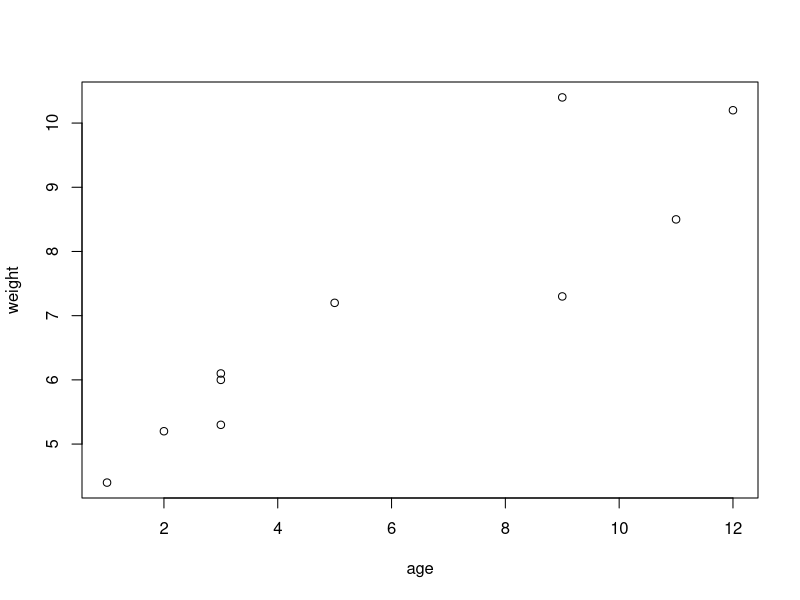
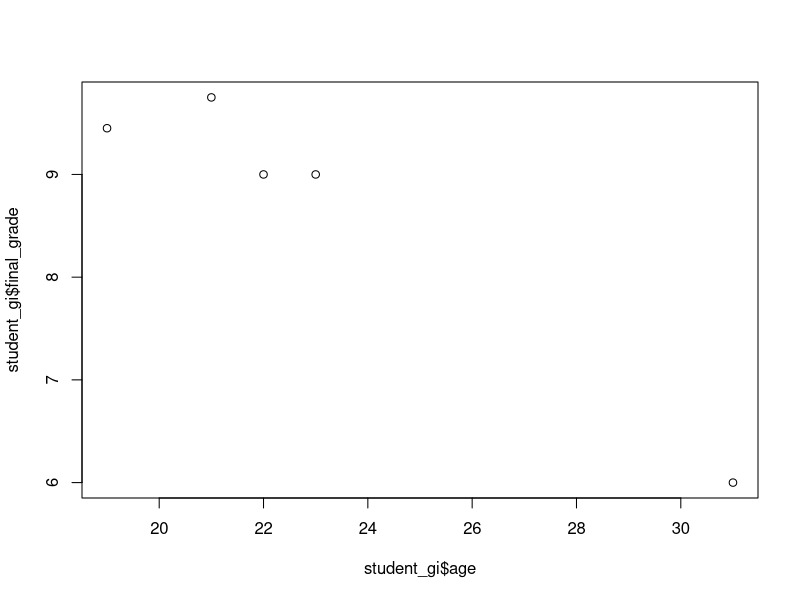

R code for these plots, in order: (Note: this script raises an error after producing the figures.)
############################################################################
###                         Al.I. Cuza University of Iași                ###
###            Faculty of Economics and Business Administration          ###
###       Department of Accounting, Information Systems and Statistics   ###
############################################################################
###
############################################################################
###             Data Processing/Analysis/Science with R                  ###
############################################################################
###
############################################################################
###                      1c. Data Structures in R                        ###
### See also the presentation:
### https://github.com/marinfotache/Data-Processing-Analysis-Science-with-R/blob/master/01%20R_Introduction_Data%20Structures/01c_Data_Structures.pptx
############################################################################
## last update: 28.09.2018



#############################################################################
###             				vectors in R
#############################################################################

## Vector is a collection of elements, all of the same type
##  There are not rows and columns in a vector, but just elements 
x <- 1
x <-  c(1, 3, 5, 7, 25, -13, 47)
x
class(x)

y <- c("one", "two", "three", "eight")  
y

z <- c(TRUE, FALSE, TRUE, TRUE, FALSE, TRUE)
z

w <- c( 1, 'unu', FALSE)
class(w)
w

# Vectors can also be created with a sequence
ten_integers.1 <- 5:14
ten_integers.1
# or
(ten_integers.2 <- seq(from=5, to=14, by=1))
#ten_integers.2

(ten_integers.3 <- 5:14)


# descending vector
seq(from=5, to=-5, by=-1)



# combine sequences and c function
a_vector <- c( 2:4, 8:14) 
a_vector [5]

## generating a vector with dates between 29 september and 2 october
# as "pure" dates 
seq(as.Date("2014/09/29"), by = "day", length.out = 4)
# or
seq(as.Date("2014/09/29"), as.Date("2014/10/02"), "days")

# as timestamps
seq(c(ISOdate(2014,9,29)), by = "DSTday", length.out = 4) 
#
x <- as.POSIXct("2014-09-25 23:59:59", tz="Turkey")
format(seq(x, by="day", length.out=8), "%Y-%m-%d %Z")
#
d1 <- ISOdate(year=2014,month=9,day=25,tz="GMT")
seq(from=d1,by="day",length.out=8)

# there are many other ways of creating vectors
# example: creates a vector object named x containing 
# five random values drawn from a standard normal distribution
x <- rnorm(5)
x
x <- rnorm(5)
x

# another example: creates a vector object named x.rep using
#   function "rep" (repeat): sequence (5, 7, 11) repeated three times
x.rep <- rep(c(5, 7, 11), 3)
x.rep

# compare with another version which uses "each" clause
x.rep.2 <- rep(c(5, 7, 11), each=2, times=3)
x.rep.2


## some vectors are build-in (system defined)
letters
LETTERS
month.name
state.name
state.area


#################################################################
###                         factors in R (part 1)

## factors are nominal variables whose values have a number of levels

## factors are the main way to represent a nominal scale variable


# ex: a vector containing genre of students group
#  initially, both vectors are strings
names <- c( "Popescu I. Valeria", "Ionescu V. Viorel", 
     "Genete I. Aurelia", "Lazar T. Ionut", 
     "Sadovschi V. Iuliana", "Dominte I. Nicoleta")
genre <- c("Female", "Male", "Female", "Male", 
     "Female", "Female" )
class(names)
class(genre)
unclass(names)
unclass(genre)

# as genre can have only two values, Female and Male, it is advisable
#  to convert genre into a factor 
genre <- as.factor(genre)
class(genre)
unclass(genre)

# if a non existing value is added in vector "genre", it is 
#   automatically converted back into character  
genre <- c(genre, "Boy")
class(genre)
unclass(genre)

# re-create and re-convert into factor the vector genre
genre <- c("Female", "Male", "Female", "Male", 
     "Female", "Female" )
genre <- as.factor(genre)

# ... to be continued


###################################################################
###  Useful functions for vectors; how to access vector elements

# display data type and values of vector elements
class(ten_integers.1)
unclass(ten_integers.1)
typeof(ten_integers.1)

# internally, factor levels are stored as integers
class(genre)
unclass(genre)
typeof(genre)


# return number of elements in a vector
length(ten_integers.1)

length(letters)


## qualifying (addressing) vector elements

# first element in vector ten_integers.1
ten_integers.1 [1]

# last element in vector ten_integers.1
ten_integers.1 [length(ten_integers.1)]

# first three elements in vector ten_integers.1
ten_integers.1 [1:3]
# last three elements in vector ten_integers.1
ten_integers.1 [(length(ten_integers.1)-2) : length(ten_integers.1)]

ten_integers.1 [ length(ten_integers.1) : (length(ten_integers.1)-2)]

# first, third, fifth and sixth elements in vector ten_integers.1
ten_integers.1 [c(1, 3, 5, 6)]


# first three and last three elements in vector ten_integers.1
ten_integers.1 [c( 1:3, (length(ten_integers.1)-2) : length(ten_integers.1))]

## indices of elements can be qualified with other vectors 
# first, third, fifth and sixth elements in vector ten_integers.1
ind <- c(1, 3, 5, 6)
ind
ten_integers.1
ten_integers.1 [ind]


## excluding some elements from vectors

# excluding first element
ten_integers.1 [-1]

# excluding first three elements
ten_integers.1 [-(1:3)]

# excluding first, third, anf fourth elements
ten_integers.1 [-(c(1,3,4))]

# excluding first three elements plus elements 6 amnd 8
ten_integers.1 [-(c(1:3,6,8))]

# excluding first two and last two elements
ten_integers.1 [-c((1:2), (length(ten_integers.1)-1) : length(ten_integers.1))]


## filtering 

# filter vector elements - select only elements greater than 10
ten_integers.1 [ten_integers.1 > 10]


for (i in 1:length(ten_integers.1))
{
     if (ten_integers.1[i] > 10)
          print(ten_integers.1[i])
}     



# how many elementes are greater than 10 ?
length(ten_integers.1 [ten_integers.1 > 10])

# display INDICES of elements greater than 10
which (ten_integers.1 > 10)

# filter vector elements - select only elements greater than 10 - ver 2
ind <- which (ten_integers.1 > 10)
ten_integers.1 [ind]

# sorting a vector
names <- c( "Popescu I. Valeria", "Ionescu V. Viorel", 
     "Genete I. Aurelia", "Lazar T. Ionut", 
     "Sadovschi V. Iuliana", "Dominte I. Nicoleta")
names <- sort(names)
names

# sorting a vector in descending order
names.desc <- rev(sort(names))
names.desc


###################################################################
###            R is a vectorized language

# one of the nicest thing about vectors: operations are automatically applied 
#   on each element of the vector without looping among vector elements
num.vec.1 <-  c(1, 3, 5, 7, 25, -13, 47)
num.vec.2 <- num.vec.1 + 100
num.vec.2

date.vec.1 <- c ("2013-10-01", "2013-10-03", "2013-10-10")
# for the moment, vector date.vec.1 is displayed as a string vector
date.vec.1
class(date.vec.1)
# use as.Date() to convert all of the vector elements into dates
date.vec.1 <- as.Date(date.vec.1)
date.vec.1
class(date.vec.1)


## operations can be applied on two or more vectors
num.vec.3 <- num.vec.1 + num.vec.2
num.vec.3

## compare a vector with a value
x
x >= 0
x.1 <- x >= 0
x.1

## testing if at least one of the vector elements fulfils the predicate 
##   function "any"
x
any(x > 0)

## testing if all the vector elements fulfill the predicate - function "all" 
all(x > 0)
all(x > -25)

## for a string (character) vector, display the number of characters 
##   for each element
y 
nchar(y)

## it is possible to provide a name for each vector element
num_ro = c (one = "unu", two="doi", three="trei", four="patru")
num_ro
# the same result can be accomplished with:
num_ro = c ("unu", "doi", "trei", "patru")
num_ro
names(num_ro) = c ("one", "two", "three", "four")
num_ro

###
###   Descriptive statistics functions can be applied to vectors

# create a vector (age) containing the age of 10 people
age <- c(1,3,5,2,11,9,3,9,12,3)
# create another vector (weight) containing the weight of above people 
#   (Kabacoff, 2011)
weight <- c(4.4,5.3,7.2,5.2,8.5,7.3,6.0,10.4,10.2,6.1)
weight
# if Kabacoff were used US metric system, we had convert the weight 
#    from lbs into kg
weight.lbs <- weight
weight.kg <- weight.lbs * 0.454

# compute the mean of people's weight
mean.weight = mean(weight)
mean.weight

# compute the standard deviation of people's weight
sd.weight = sd(weight)
sd.weight

# compute correlation between age and weight
cor.age_weight = cor(age,weight)
cor.age_weight

# display a scatterplot of weight (y) vs. age (x)
plot(age,weight)



#############################################################################
###                                matrices in R
#############################################################################

##  a matrice is a bidimensional vector
##  all matrice elements must be of the same type 

#  m1 is a 5 x 4 matrix
m.1 <- matrix(1:20, nrow=5, ncol=4)
m.1

# m.2 is a 2 x 2 matrix, filled by rows
cells <- c(1,26,24,68)
rownames <- c("Row1", "Row2")
colnames <- c("Col1", "Col2") 
m.2 <- matrix(cells, nrow=2, ncol=2, byrow=TRUE, 
	dimnames=list(rownames, colnames))
m.2

# m.3 is a 2 x 2 matrix, filled by columns
# list is a data structure presented after data frame
m.3 <- matrix(cells, nrow=2, ncol=2, byrow=FALSE, 
	dimnames=list(rownames, colnames))
m.3


# m.4 is a 4 x 3 matrix, filled by rows
m.4 <- matrix(1:12, nrow=4, ncol=3, byrow=TRUE)
m.4
# naming rows: row.1, row.2, ...
# naming columns: col.1, col.2, ...
dimnames(m.4)=list(paste("row.", 1:nrow(m.4), sep=""), paste("col.", 1:ncol(m.4), sep=""))
m.4

###
## accessing matrix elements
m.1

# display the 3rd row
m.1[3,]

# display the 3rd column
m.1[,3]

# display the element at the intersection of the 2nd row and the 3rd column
m.1 [2,3]

# display two elements from the same row: m.1 [2,3] and m.1[2,4]
m.1 [2, c(3,4)]

# display three elements from the same column: 
#	m.1 [1,2], m.1 [2,2] and m.1[3,2]
m.1 [c(1,2, 3), 2]

# display a "submatrix", from m1 [2,2] to m2[4.4]
m.1 [ c(2,3,4), c(2,3,4)]


## calculations on rows and columns of the matrix
m.4

# compute mean of all the cells in matrix m.4
mean(m.4)

# compute mean of all the cells on the third column
mean(m.4[,3])

# compute mean of all the cells on the third rows
mean(m.4[3,])

# compute sum of all the cells in matrix m.4
sum(m.4)

# compute sum of all the cells on the third column
sum(m.4[,3])

# compute sum of all the cells on the third row
sum(m.4[3,])

# compute sum of all the cells in matrix m.4
sum(m.4)


# rowSums calculated the sums of the cells for each row of a matrix
rowSums(m.4)

# colSums calculated the sums of the cells for each column of a matrix
colSums(m.4)

# rowMeans/colMeans calculate mean of the every row/column
rowMeans(m.4)
colMeans(m.4)

##
# adding total rows and columns to the matrix 
m.4

# add total column
m.4 <- cbind(m.4, rowSums(m.4))
# setting the name for the total column
column.names <- colnames(m.4)
column.names
column.names[length(column.names)] <- "col.total"
colnames(m.4) <- column.names
# check the operation
m.4

# add total row
m.4 <- rbind(m.4, colSums(m.4))
# setting the name for the total column
row.names <- rownames(m.4)
row.names
row.names[length(row.names)] <- "row.total"
rownames(m.4) <- row.names
# check the operation
m.4



#############################################################################
###                  			arrays in R
#############################################################################

dim1 <- c("A1", "A2")
dim2 <- c("B1", "B2", "B3")
dim3 <- c("C1", "C2", "C3", "C4")
a1 <- array(1:24, c(2, 3, 4), dimnames=list(dim1, dim2, dim3))
a1
class(a1)
typeof(a1)
unclass(a1)

# display element [2,2,3]
a1 [2,2,3]

# display a matrix from elements of A and B for first row/column of C
a1 [,,1]

# display elements of A for the 3rd "row" of B and 2nd row/columns of C
a1 [,3,2]

# display a subarray containg all elements from 
#	first two rows/columns of A, B and C
a1 [c(1,2),c(1,2),c(1,2)]



############################################################################
###       data frames in R (the most important data structure in R       ###
############################################################################

## data frames look like tables (or Excel worksheets)
## each column of a data frame is a vector (with the same type of values)
## in statistical language, in a data frame:
##	- each row is an abservation
##	- each column is a variable


####            creating  data frames

## create an empty data frame
student_gi <- data.frame(studentID = numeric(), 
     name = character(), age = numeric(), 
     scholarship = character(), 
     lab_assessment = character(), 
     final_grade = numeric())
class(student_gi)
str(student_gi)

## create a data frame from vectors
studentID <- 1:5
name <- c("Popescu I. Vasile", "Ianos W. Adriana", 
     "Kovacz V. Iosef", "Babadag I. Maria", 
     "Pop P. Ion")
age <- c(23, 19, 21, 22, 31)
scholarship <- c("Social", "Studiu1", "Studiu2", 
     "Merit", "Studiu1")
lab_assessment <- c("Bine", "Foarte bine", 
     "Excelent", "Bine", "Slab")
final_grade <- c(9, 9.45, 9.75, 9, 6)


student_gi <- data.frame(studentID, name, age, 
     scholarship, lab_assessment, final_grade, stringsAsFactors = FALSE)

View(student_gi)
str(student_gi)


# compare with ....
library(tidyverse)
student_tibble <- tibble(studentID, name, age, 
     scholarship, lab_assessment, final_grade)
str(student_tibble)
glimpse(student_tibble)
student_tibble

# delete vectors which formed the data frame
rm(studentID, name, age, scholarship, lab_assessment, final_grade)


# display one column of the data frame as a vector
student_gi$name

# display one column of the data frame as a... column
student_gi["name"]

# confirm that student_gi is a data frame
class(student_gi)

# display structure of the data frame
str(student_gi)

# display type of invididual variables within data frame
class(student_gi$studentID)
class(student_gi$name)

names(student_gi)


# display first two columns (studentID and name )
student_gi [1:2]
# or
student_gi [ , 1:2]
#or
student_gi [c("studentID", "name")]
#or
student_gi [, c("studentID", "name")]
# or
cols <-  c("studentID", "name")
student_gi[cols]
# or
student_gi[, names(student_gi) %in% cols] 



# return "final_grade" variable (column) as a vector
student_gi$final_grade
# or
student_gi[ , 6]
# or
student_gi[ , "final_grade"]


# return "final_grade" variable (column) as a one-column data frame
student_gi[ , "final_grade", drop=FALSE]


# display first two observations (rows)
student_gi [1:2,]

# display observations 1, 2 and 5
student_gi [c(1:2, 5), ]


# cross-tabulate (sort of pivot table) lab_assessment by final_grade
table (student_gi$lab_assessment, student_gi$final_grade)

# summary statistics of final_grade
summary(student_gi$final_grade)

# plot 
plot(student_gi$age, student_gi$final_grade)


##
# attach() function adds the data frame to the R search path. 
search()
# When a variable name is encountered, data frames in the search path are checked 
#   in order to locate the variable.

# previous commands but with attach
attach(student_gi)
search()
final_grade
table (lab_assessment, final_grade)
summary(final_grade)
plot(lab_assessment, final_grade)
plot(age, final_grade)

# detach removes an objects from the search path
detach(student_gi)
search()


# it is advisable to use "with" instead of "attach"
with (student_gi, final_grade)
with (student_gi, table (lab_assessment, final_grade))
with (student_gi, plot(lab_assessment, final_grade) )


##
# case identifiers can be specified with a "rowname" option 
#	within the "data.frame" function
# new values for studentID (to avoid confusion with row numbers)
studentID <- c(1001, 1002, 1003, 1004, 1005)
name <- c("Popescu I. Vasile", "Ianos W. Adriana", "Kovacz V. Iosef", 
	"Babadag I. Maria", "Pop P. Ion")
age <- c(23, 19, 21, 22, 31)
scholarship <- c("Social", "Studiu1", "Studiu2", "Merit", "Studiu1")
lab_assessment <- c("Bine", "Foarte bine", "Excelent", "Bine", "Slab")
final_grade <- c(9, 9.45, 9.75, 9, 6)

#  (slightly) new version of the data frame
student_gi <- data.frame(studentID, name, age, scholarship, lab_assessment, 
	final_grade, row.names = studentID)
# studentID is the variable to use in labeling cases on various printouts and
# graphics produced by R.

# display the name of the rows (observations)
rownames(student_gi)

rm(studentID, name, age, scholarship, lab_assessment, final_grade)

student_gi
# notice the leftmost column

# display the observation (row) corresponding to student Ianos W. Adriana 
#  using her case identifier ("1002")
student_gi["1002",]

# display the observations corresponding to students Ianos W. Adriana 
#  and Pop P. Ion using their case identifier ("1002" and "1005")
student_gi[c("1002", "1005"),]


######################################################################
###   currently, the preferred version of data.frame is 
###   `tibble` (see the tidyverse - later on this course)


######################################################################
###                         factors in R (part 2)

# nominal variable
scholarship <- c("Social", "Studiu1", "Studiu2", "Merit", "Studiu1")

# factor function
scholarship_f <- factor(scholarship)
scholarship_f

# ordinal variable
lab_assessment <- c("Bine", "Foarte bine", "Excelent", "Bine", "Slab")
lab_assessment
lab_assessment <- factor(lab_assessment, order=TRUE, levels=c("Slab", 
	"Bine", "Foarte bine", "Excelent"))
lab_assessment

# re-create the data frame using factors
studentID <- c(1001, 1002, 1003, 1004, 1005)
name <- c("Popescu I. Vasile", "Ianos W. Adriana", "Kovacz V. Iosef", 
	"Babadag I. Maria", "Pop P. Ion")
age <- c(23, 19, 21, 22, 31)
scholarship <- c("Social", "Studiu1", "Studiu2", "Merit", "Studiu1")
scholarship <- factor(scholarship)

lab_assessment <- c("Bine", "Foarte bine", "Excelent", "Bine", "Slab")
lab_assessment <- factor(lab_assessment, order=TRUE, levels=c("Slab", 
	"Bine", "Foarte bine", "Excelent"))

final_grade <- c(9, 9.45, 9.75, 9, 6)

#  another version of the data frame
student_gi <- data.frame(name, age, scholarship, lab_assessment, 
	final_grade, row.names = studentID)

# structure of the data frame
str(student_gi)

# basic statistics about variables in data frame
summary(student_gi)



# factors and value labels for categorical variables
patientID <- c(1, 2, 3, 4) 
age <- c(25, 34, 28, 52)
diabetes <- c("Type1", "Type2", "Type1", "Type1")
status <- c("Poor", "Improved", "Excellent", "Poor")
diabetes <- factor(diabetes)
status <- factor(status, order=TRUE)
gender <- c(1, 2, 2, 1)
patientdata <- data.frame(patientID, age, diabetes, status, gender)

# A variable named gender, which is coded 1 for male and 2 for female. 
# We create value labels with the code
patientdata$gender <- factor(patientdata$gender, 
                    levels = c(1,2),labels = c("male", "female"))
# levels indicate the actual values of the variable
# and labels refer to a character vector containing the desired labels.

patientdata

str(patientdata)



# factors can be of numerical type
some.numbers <- c(1, 2, 3, 2, 3, 1, 3, 2, 2, 2, 1, 1, 3)
class(some.numbers)
some.numbers <- some.numbers + 10
some.numbers

some.numbers <- as.factor(some.numbers)
some.numbers
some.numbers <- some.numbers + 10
# Warning message:
# In Ops.factor(some.numbers, 10) : ‘+’ not meaningful for factors
some.numbers



####################################################
###   data frames used in further scripts


## data frame for enrollment at internationalized master programmes at FEAA
program = c(rep("ADL",7), rep("FRM",5), rep("SAAS", 7))
academicyear = c (2009, 2010, 2011, 2012, rep(c(2010, 2011, 2012), 2), 
     2011, 2012, 2009, 2010, 2011, 2012, 2010, 2011, 2012)
studyyear = c(rep("Anul I",4), rep("Anul II",3),rep("Anul I",3), rep("Anul II", 2),
                rep("Anul I",4), rep("Anul II", 3) )
nofstuds = c(19, 28, 49, 48, 17, 27, 49, 15, 20, 26, 15, 19, 9, 13, 0, 0, 9, 12, 0)

# the data frame
mpi <- data.frame(program, academicyear, studyyear, nofstuds, stringsAsFactors=TRUE)
mpi
str(mpi)
head(mpi)
tail(mpi)


# remove the vectors (we'll work only with the data frame)
rm(program, academicyear, studyyear, nofstuds)



############################################################################
###                            lists in R                                ###
############################################################################

## the most complicated and also the most flexible data structure
## hold arbitrary objects of different types
## many functions/statistical models return the results in a list form


# first example: current timestamp
t = Sys.time()
# a POSIXlt object is actually a list
l.1 <- as.POSIXlt(t)
l.1
typeof(l.1)
names(l.1)
unclass(l.1)

# extract list components values
# seconds, minutes, hours, ...
# eqivalent to l.1$sec, l.1$min ... is:
l.1[[1]]
l.1[[2]]
l.1[[3]]
l.1[[4]]
l.1[[5]]
l.1[[6]]
l.1[[7]]
l.1[[8]]
l.1[[9]]

# see horizontally the components of the timestamp-list object
unlist(l.1)


# we already saw that for a matrix, dimension names (dimnames) is a list
rownames
colnames
m.3 <- matrix(cells, nrow=2, ncol=2, byrow=FALSE, 
     dimnames=list(rownames, colnames))
m.3
dimnames(m.3)
unlist(dimnames(m.3))


## creating other lists
list.1 = list ("unu", "doi", "trei")
list.2 = list( c("doi", "trei", "patru"))
list.1
list.2
list.3 = list (list.1, list.2, 3:7, patientdata)
list.3
# list.3 consists of four objects:
#  - first is a list with three string objects
#  - second id a vector of three strings
#  - third is a vector with five numbers
#  - fourth is a data frame

# display the structure (content) of a list
str(list.3)

# display the number of objects in a list
length(list.3)

## access the first object of the list
list.3[[1]]
class(list.3[[1]])
# ... the second
list.3[[2]]
class(list.3[[2]])

# ... and the fourth
list.3[[4]]
class(list.3[[4]])

# the first object of list.3 is a list without name:
names(list.3[[1]])

# ... but the fourth object is the data frame called "patientdata"
names(list.3[[4]])


## display the third object of the first (list) object in "list.3" 
list.3[[1]][[3]]

## display "age" variable of "patientdata" data frame
# the data frame is the fourth object of "list.3", 
#   and "age" is the second column of the data frame
list.3[[4]][, 2]
# or
list.3[[4]][, "age"]

## display "age" variable of "patientdata" data frame but this time as a column
list.3[[4]][, "age", drop=FALSE]

## display age of third patient 
list.3[[4]][, 2][3]
# or
list.3[[4]][, "age", drop=FALSE]$age[3]


############################################################################
#####                         Tables                                  ##### 
############################################################################
# Note: Tables are not treated as a full-fledged data structure, but as a 
#   kind of arrays

# Some functions (e.g. graphic functions, categorical data analysis
#   functions) take as argument a table

# Discussion about tables will be deepened in script 06c 


# There are two main types of tables:
#    - tables of frequencies counts number of occurences for each  
#       value of a (usually) categorical variable
#    - tables of proportions which divides number of occurences of each 
#       value to total number of occurences of a (usually) categorical 
#        variable


################################
###   Uni-dimensional tables

#
student_gi

# create a table with frequencies of "scholarship" in data frame "student_gi"
table.1 <- with(student_gi, table(scholarship))
table.1

# structure of table.1
str(table.1)
class(table.1)

# unidimensional tables are vectors with labeled elements (each element's 
#   label is a value of the attribute used in function "table")
names(table.1)

# tables.1 is not a data frame, so we cannot qualify the variable using $...
table.1$Merit
# ... but we can access with vector indices
table.1[1]
# ... or list indices
table.1[[1]]

# display both the name/label and the value of the 3rd element of the table table.1:
table.1[3]
# or
unlist(table.1)[3]

# display only the name/label of the 3rd element of the table table.1:
names(table.1) [3]

# display only the value of the 3rd element of the table table.1:
unlist(table.1)[[3]]


# display both the name/label and the value of the 3rd element of the table table.1,
#   knowing the names of the element:
table.1["Studiu1"]

# display both the names/labels and the values of two elements of the table table.1,
#   knowing their names:
table.1[c("Merit", "Studiu1")]



################################
###   Bi-dimensional tables

student_gi

# create a contingency (pivot) table with frequencies of 
#  "scholarship by" "lab_assessment"
table.2 <- with(student_gi, table(scholarship, lab_assessment))
table.2

# structure of table.2
str(table.2)
class(table.2)

# any cell can be accessed using indices of row and column...
table.2[1, 2]
# ... or the names/labels
table.2["Merit", "Bine"]

## display the second column (associated with value "Bine" of "lab_assessment")
##     as a vector
# one can use the index of the column (2)...
table.2[, 2]
# ... or the label/name of the column ("Bine")
table.2[, "Bine"]

## the same can be done with rows

##  one can access particular rows and columns in a table
table.2[c("Merit", "Studiu1"), c("Slab", "Excelent")]



################################
###   three-dimensional tables
student_gi

# create a three-dimensional table with frequencies of 
#  "scholarship" by" "lab_assessment" by "final_grade"
table.3 <- with(student_gi, table(scholarship, lab_assessment, final_grade))
table.3

# ftable improves the display of three-dimensional tables
ftable(table.3)


# any cell can be accessed using indices of the three axes...
table.3[3, 3, 3]
# ... or the names/labels
table.3["Studiu2", "Excelent", "9.75"]


## display, as an one-dimensional table, the values of the lab_assessment
##  which corespond to value "Studiu2" (4th) of "scholarship" and
##    value "9.75" (4th) of "final_grade" 

# one can use the indexes ...
table.3[4, , 4]
# ... or the labels/names
table.3[ "Studiu2", , "9.75" ]


## display, as a bi-dimensional table, the values of the first ("scholarship")
##  and the third ("final_grade") axes associated with the 4th value ("Excelent")
##  of the second axis ("lab_assessment")   
# one can use the index...
table.3[, 4, ]
# ... or the label/name ("Excelent")
table.3[, "Excelent", ]


##  one can access particular ranges on each axis
table.3[c("Merit", "Studiu1"), c("Slab", "Excelent"), c("9.45", "9.75") ]




############################################################
###            Data structures conversion

## convert a vector into a data frame
a_vector
v_to_df.1 <- as.data.frame(a_vector)
v_to_df.1
str(v_to_df.1)


## convert a matrix into a data frame
m.4
m_to_df.1 <- as.data.frame(m.4)
m_to_df.1
str(m_to_df.1)
names(m_to_df.1)
rownames(m_to_df.1)


# convert a table into a data frame
table_to_dataframe = data.frame(unlist(HairEyeColor))
head(table_to_dataframe, 5)

# convert a list into a data frame
df <- data.frame(matrix(unlist(list.1), nrow=132, byrow=T))
head(df,5)
# Only some simple lists can be converted into tables 
